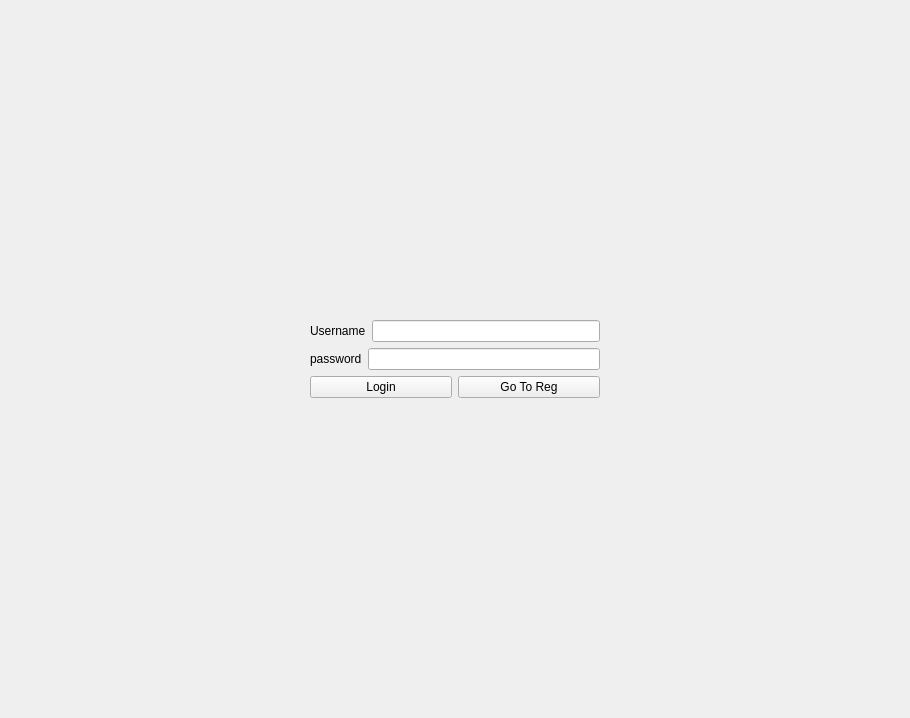
<?xml version="1.0" encoding="UTF-8"?>
<ui version="4.0">
 <class>LoginWidget</class>
 <widget class="QWidget" name="LoginWidget">
  <property name="geometry">
   <rect>
    <x>0</x>
    <y>0</y>
    <width>910</width>
    <height>718</height>
   </rect>
  </property>
  <property name="windowTitle">
   <string>Form</string>
  </property>
  <layout class="QGridLayout" name="gridLayout_3">
   <item row="0" column="0">
    <widget class="QStackedWidget" name="stackedWidget">
     <property name="currentIndex">
      <number>1</number>
     </property>
     <widget class="QWidget" name="RegisterPage">
      <layout class="QGridLayout" name="gridLayout">
       <item row="0" column="1">
        <spacer name="verticalSpacer_4">
         <property name="orientation">
          <enum>Qt::Orientation::Vertical</enum>
         </property>
         <property name="sizeHint" stdset="0">
          <size>
           <width>20</width>
           <height>40</height>
          </size>
         </property>
        </spacer>
       </item>
       <item row="1" column="0">
        <spacer name="horizontalSpacer_3">
         <property name="orientation">
          <enum>Qt::Orientation::Horizontal</enum>
         </property>
         <property name="sizeHint" stdset="0">
          <size>
           <width>40</width>
           <height>20</height>
          </size>
         </property>
        </spacer>
       </item>
       <item row="1" column="1">
        <layout class="QVBoxLayout" name="verticalLayout_6">
         <property name="sizeConstraint">
          <enum>QLayout::SizeConstraint::SetFixedSize</enum>
         </property>
         <item>
          <layout class="QHBoxLayout" name="horizontalLayout_16">
           <item>
            <widget class="QLabel" name="RegDisplayNameLabel">
             <property name="text">
              <string>DisplayName</string>
             </property>
            </widget>
           </item>
           <item>
            <widget class="QLineEdit" name="registerDisplayNameEdit"/>
           </item>
          </layout>
         </item>
         <item>
          <layout class="QHBoxLayout" name="horizontalLayout_20">
           <item>
            <widget class="QLabel" name="RegUsernameLabel">
             <property name="text">
              <string>Username</string>
             </property>
            </widget>
           </item>
           <item>
            <widget class="QLineEdit" name="registerUsernameEdit"/>
           </item>
          </layout>
         </item>
         <item>
          <layout class="QHBoxLayout" name="horizontalLayout_17">
           <item>
            <widget class="QLabel" name="RegPasswordLabel">
             <property name="text">
              <string>password</string>
             </property>
            </widget>
           </item>
           <item>
            <widget class="QLineEdit" name="registerPasswordEdit">
             <property name="echoMode">
              <enum>QLineEdit::EchoMode::Password</enum>
             </property>
            </widget>
           </item>
          </layout>
         </item>
         <item>
          <layout class="QHBoxLayout" name="horizontalLayout_18">
           <item>
            <widget class="QPushButton" name="registerButton">
             <property name="text">
              <string>Reg</string>
             </property>
            </widget>
           </item>
           <item>
            <widget class="QPushButton" name="goToLoginButton">
             <property name="text">
              <string>Go To Log</string>
             </property>
            </widget>
           </item>
          </layout>
         </item>
        </layout>
       </item>
       <item row="2" column="1">
        <spacer name="verticalSpacer_3">
         <property name="orientation">
          <enum>Qt::Orientation::Vertical</enum>
         </property>
         <property name="sizeHint" stdset="0">
          <size>
           <width>20</width>
           <height>40</height>
          </size>
         </property>
        </spacer>
       </item>
       <item row="1" column="2">
        <spacer name="horizontalSpacer_4">
         <property name="orientation">
          <enum>Qt::Orientation::Horizontal</enum>
         </property>
         <property name="sizeHint" stdset="0">
          <size>
           <width>40</width>
           <height>20</height>
          </size>
         </property>
        </spacer>
       </item>
      </layout>
     </widget>
     <widget class="QWidget" name="loginPage">
      <layout class="QGridLayout" name="gridLayout_2">
       <item row="2" column="0">
        <spacer name="horizontalSpacer">
         <property name="orientation">
          <enum>Qt::Orientation::Horizontal</enum>
         </property>
         <property name="sizeHint" stdset="0">
          <size>
           <width>40</width>
           <height>20</height>
          </size>
         </property>
        </spacer>
       </item>
       <item row="3" column="1">
        <spacer name="verticalSpacer_2">
         <property name="orientation">
          <enum>Qt::Orientation::Vertical</enum>
         </property>
         <property name="sizeHint" stdset="0">
          <size>
           <width>20</width>
           <height>40</height>
          </size>
         </property>
        </spacer>
       </item>
       <item row="2" column="3">
        <spacer name="horizontalSpacer_2">
         <property name="orientation">
          <enum>Qt::Orientation::Horizontal</enum>
         </property>
         <property name="sizeHint" stdset="0">
          <size>
           <width>40</width>
           <height>20</height>
          </size>
         </property>
        </spacer>
       </item>
       <item row="0" column="1">
        <spacer name="verticalSpacer">
         <property name="orientation">
          <enum>Qt::Orientation::Vertical</enum>
         </property>
         <property name="sizeHint" stdset="0">
          <size>
           <width>20</width>
           <height>40</height>
          </size>
         </property>
        </spacer>
       </item>
       <item row="2" column="1">
        <layout class="QVBoxLayout" name="verticalLayout_3">
         <property name="sizeConstraint">
          <enum>QLayout::SizeConstraint::SetFixedSize</enum>
         </property>
         <item>
          <layout class="QHBoxLayout" name="horizontalLayout_7">
           <item>
            <widget class="QLabel" name="loginUsernameLabel_3">
             <property name="maximumSize">
              <size>
               <width>16777215</width>
               <height>50</height>
              </size>
             </property>
             <property name="text">
              <string>Username</string>
             </property>
            </widget>
           </item>
           <item>
            <widget class="QLineEdit" name="loginUsernameEdit"/>
           </item>
          </layout>
         </item>
         <item>
          <layout class="QHBoxLayout" name="horizontalLayout_8">
           <item>
            <widget class="QLabel" name="loginPasswordLabel_3">
             <property name="maximumSize">
              <size>
               <width>16777215</width>
               <height>50</height>
              </size>
             </property>
             <property name="text">
              <string>password</string>
             </property>
            </widget>
           </item>
           <item>
            <widget class="QLineEdit" name="loginPasswordEdit">
             <property name="echoMode">
              <enum>QLineEdit::EchoMode::Password</enum>
             </property>
            </widget>
           </item>
          </layout>
         </item>
         <item>
          <layout class="QHBoxLayout" name="horizontalLayout_9">
           <item>
            <widget class="QPushButton" name="loginButton">
             <property name="text">
              <string>Login</string>
             </property>
            </widget>
           </item>
           <item>
            <widget class="QPushButton" name="goToRegisterButton">
             <property name="text">
              <string>Go To Reg</string>
             </property>
            </widget>
           </item>
          </layout>
         </item>
        </layout>
       </item>
      </layout>
     </widget>
    </widget>
   </item>
  </layout>
 </widget>
 <resources/>
 <connections/>
</ui>
